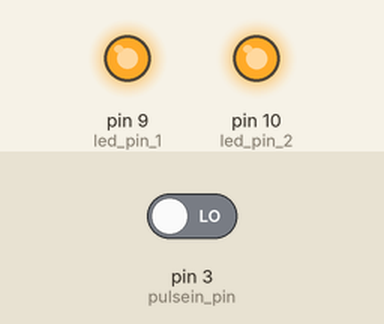
Recording of a sketch running on a simulated Arduino Uno, built with avr-gcc and run on an emulated ATmega328P. Shown: output pins drawn as LEDs (lit = HIGH). The inputs (shaded band) are chosen by the test bench; at power-on: pin 3 (pulsein_pin) LOW. What the sketch prints to the serial monitor is not drawn.

Above: at 2.48 s.
Timing chart, 0 to 15.9 s (numbered marks = the images above):
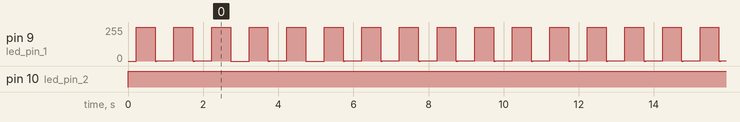

The sketch:

arduin_motor_speed_pwm_pulsein.ino
```cpp
#include <Math.h>

int led_pin_1 = 9;
int led_pin_2 = 10;
int pulsein_pin = 3;
long pulsein_width = 0;

void setup()
{
  pinMode(led_pin_1, OUTPUT);
  pinMode(led_pin_2, OUTPUT);
  Serial.begin(2000000);
  attachInterrupt(digitalPinToInterrupt(pulsein_pin), pulse_check, RISING);
  TCCR1B = (TCCR1B & 0xF8) | 1; // Set PWM Frequency of pin 9, 10 to low frequency (Timer 1).
}


void loop()
{
  float fade_speed = 0;
  float fade_freq = 1;
  float time_instant = 0;
  long time_tick = 0;
  while(true)
  {
    time_instant = (float)millis()/1000;
    float x = 0.5+0.5*sin(2*3.14*fade_freq*time_instant);
    float pwm_duty_ratio = x;
    int analog_write_value = 255*pwm_duty_ratio;
    analogWrite(led_pin_1, analog_write_value);
    analogWrite(led_pin_2, 255);
    if (millis() - time_tick > 1000)
    {
      Serial.println(pulsein_width);
      time_tick = millis();
      pulsein_width = 0;
    }
  }
}

void pulse_check()
{
  pulsein_width++;
}
```

Measured:
- by itself, pin 10 (led_pin_2): LOW → HIGH at 0.00 s
